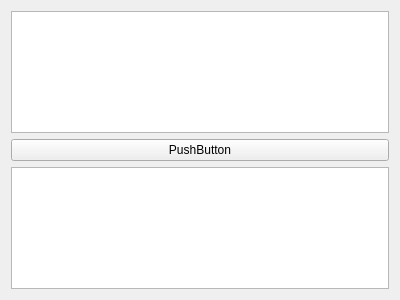
<?xml version="1.0" encoding="UTF-8"?>
<ui version="4.0">
 <class>account_manage</class>
 <widget class="QWidget" name="account_manage">
  <property name="geometry">
   <rect>
    <x>0</x>
    <y>0</y>
    <width>400</width>
    <height>300</height>
   </rect>
  </property>
  <property name="windowTitle">
   <string>Form</string>
  </property>
  <layout class="QVBoxLayout" name="verticalLayout">
   <item>
    <widget class="QTextEdit" name="textEdit"/>
   </item>
   <item>
    <widget class="QPushButton" name="pushButton">
     <property name="text">
      <string>PushButton</string>
     </property>
    </widget>
   </item>
   <item>
    <widget class="QTableView" name="tableView"/>
   </item>
  </layout>
 </widget>
 <resources/>
 <connections/>
</ui>
